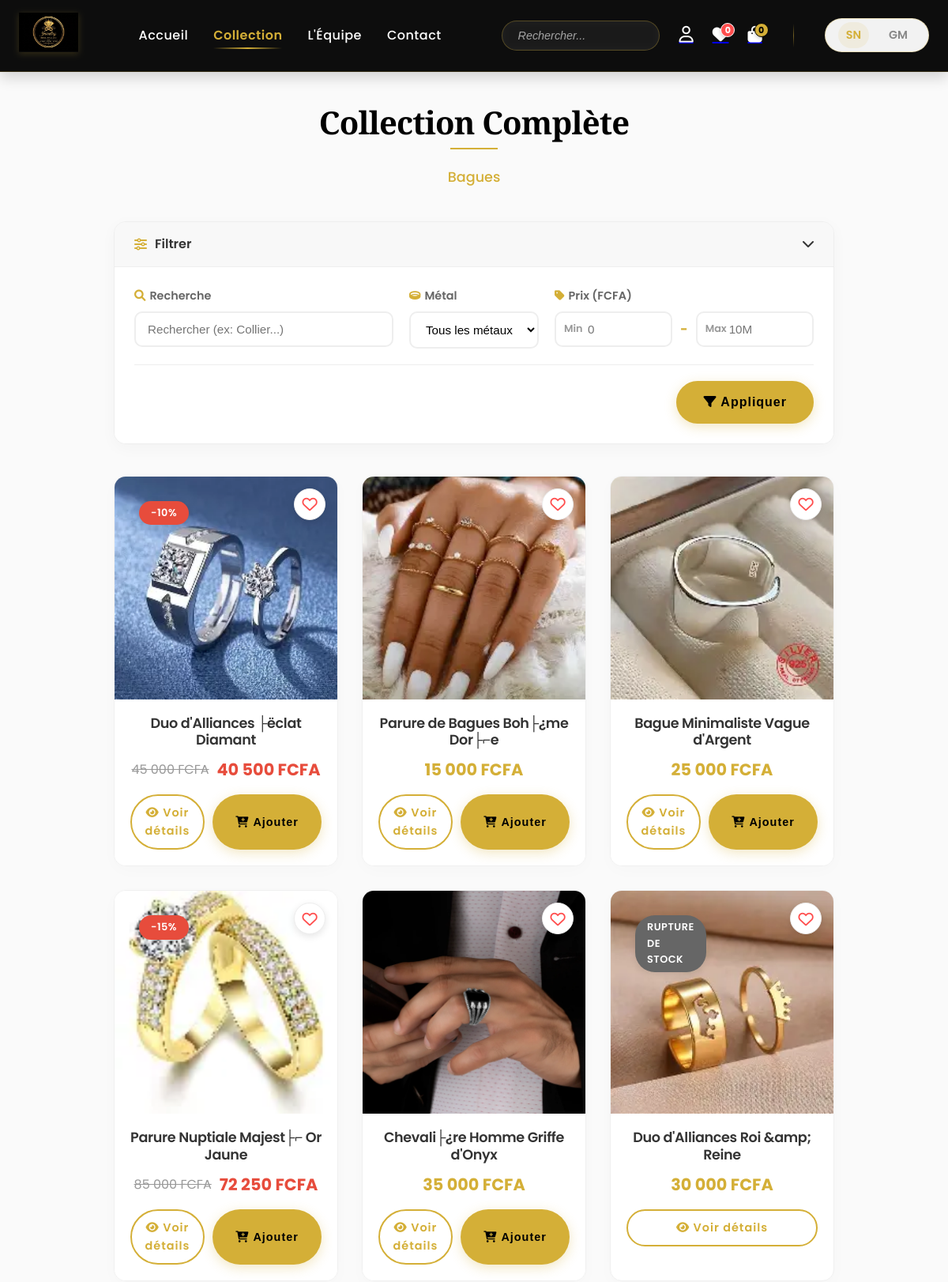
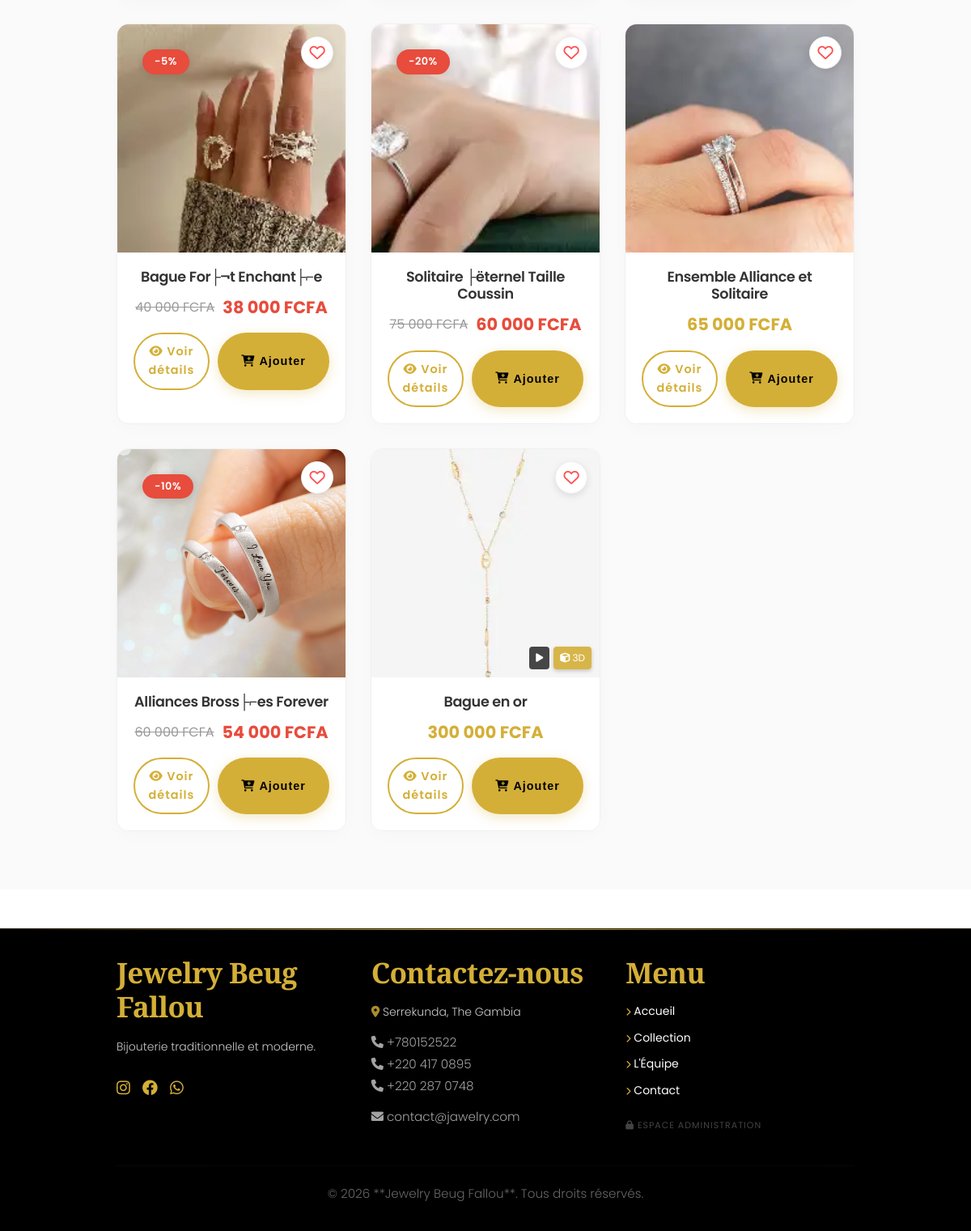
/catalogue.php?cat=1, run on the app's committed database (2 pictures, top to bottom).
### tables this page shows
CREATE TABLE `parametres` (
  `id` int(11) NOT NULL DEFAULT 1,
  `nom_boutique` varchar(100) NOT NULL,
  `telephone_whatsapp` varchar(20) NOT NULL,
  `email_contact` varchar(150) DEFAULT NULL,
  `adresse_boutique` text DEFAULT NULL,
  `logo_filename` varchar(255) DEFAULT 'logo.png',
  PRIMARY KEY (`id`)
);

CREATE TABLE `categories` (
  `id` int(11) NOT NULL AUTO_INCREMENT,
  `nom` varchar(100) NOT NULL,
  `description` text DEFAULT NULL,
  `video` varchar(255) DEFAULT NULL,
  `deleted` tinyint(1) NOT NULL DEFAULT 0,
  PRIMARY KEY (`id`)
);

CREATE TABLE `produits` (
  `id` int(11) NOT NULL AUTO_INCREMENT,
  `nom` varchar(150) NOT NULL,
  `description` text DEFAULT NULL,
  `prix` decimal(10,2) NOT NULL,
  `prix_achat` int(11) NOT NULL DEFAULT 0,
  `image` varchar(255) DEFAULT NULL,
  `video` varchar(255) DEFAULT NULL,
  `modele_3d` varchar(255) DEFAULT NULL,
  `id_categorie` int(11) DEFAULT NULL,
  `stock` int(11) DEFAULT 10,
  `created_at` timestamp NOT NULL DEFAULT current_timestamp(),
  `metal` varchar(50) DEFAULT 'Or',
  `reduction` int(11) DEFAULT 0,
  `deleted` tinyint(1) NOT NULL DEFAULT 0,
  PRIMARY KEY (`id`),
  KEY `fk_categorie` (`id_categorie`),
  CONSTRAINT `fk_categorie` FOREIGN KEY (`id_categorie`) REFERENCES `categories` (`id`) ON DELETE SET NULL,
  CONSTRAINT `produits_ibfk_1` FOREIGN KEY (`id_categorie`) REFERENCES `categories` (`id`)
);

### catalogue.php (the view, shortened to what the rows shown need)
<?php
require_once 'config/db.php';
require_once 'includes/fonctions.php';
$parPage = 12;
$pageCourante = isset($_GET['p']) ? (int)$_GET['p'] : 1;
$offset = ($pageCourante - 1) * $parPage;
$cat_id = isset($_GET['cat']) ? (int)$_GET['cat'] : 0;
$stmtCat = $pdo->query("SELECT * FROM categories WHERE deleted = 0 ORDER BY nom ASC");
$categories = $stmtCat->fetchAll(PDO::FETCH_ASSOC);
$sqlConditions = " AND deleted = 0";
$params = [];
if ($cat_id > 0) {
    $sqlConditions .= " AND id_categorie = ?";
    $params[] = $cat_id;
}
$sql = "SELECT *, reduction FROM produits WHERE 1=1" . $sqlConditions . " ORDER BY created_at DESC LIMIT $parPage OFFSET $offset";
$stmt = $pdo->prepare($sql);
$stmt->execute($params);
$produits = $stmt->fetchAll(PDO::FETCH_ASSOC);
$session_id = session_id();
$wishlist_stmt = $pdo->prepare("SELECT produit_id FROM wishlist WHERE session_id = ?");
$wishlist_stmt->execute([$session_id]);
$wishlist_ids = $wishlist_stmt->fetchAll(PDO::FETCH_COLUMN);
include 'includes/header.php';
?>
<main class="catalogue-page">
    <div class="container">
        <div class="catalogue-header">
            <h1 class="catalogue-title"><?= $lang['cat_title'] ?? 'Collection Complète' ?></h1>
            <?php if($cat_id > 0):
                $cat_nom = '';
                foreach($categories as $c) {
                    if($c['id'] == $cat_id) $cat_nom = $c['nom'];
                }
            ?>
                <p class="catalogue-subtitle"><?= htmlspecialchars($cat_nom) ?></p>
            <?php endif; ?>
        </div>
        <div class="products-section">
            <?php if(count($produits) > 0): ?>
                <div class="product-grid">
                    <?php foreach($produits as $p):
                        $in_wishlist = in_array($p['id'], $wishlist_ids);
                        $reduction = (int)($p['reduction'] ?? 0);
                        $aUneReduc = ($reduction > 0);
                        $prixFinal = $aUneReduc ? ($p['prix'] * (1 - ($reduction / 100))) : $p['prix'];
                    ?>
                    <div class="product-card" data-product-id="<?= $p['id'] ?>">
                        <div class="product-badges">
                            <?php if($aUneReduc): ?>
                                <span class="badge badge-promo">-<?= $reduction ?>%</span>
                            <?php endif; ?>
                            <?php if($p['stock'] < 1): ?>
                                <span class="badge badge-soldout"><?= $lang['prod_stock_low'] ?? 'Rupture' ?></span>
                            <?php endif; ?>
                        </div>
                        <button class="wishlist-btn <?= $in_wishlist ? 'active' : '' ?>" onclick="toggleWishlist(<?= $p['id'] ?>, this)" aria-label="Ajouter aux favoris">
                            <i class="<?= $in_wishlist ? 'fas' : 'far' ?> fa-heart"></i>
                        </button>
                        <a href="produit.php?id=<?= $p['id'] ?>" class="product-link">
                            <div class="product-image-wrapper">
                                <img src="assets/img/produits/<?= htmlspecialchars($p['image']) ?>" alt="<?= htmlspecialchars($p['nom']) ?>" class="product-image" loading="lazy">
                                <?php if(!empty($p['modele_3d']) || !empty($p['video'])): ?>
                                    <div style="position: absolute; bottom: 10px; right: 10px; display: flex; gap: 5px; z-index: 5;">
                                        <?php if(!empty($p['video'])): ?>
                                            <span style="background: rgba(26,26,26,0.8); color: white; padding: 4px 8px; border-radius: 4px; font-size: 0.75rem; backdrop-filter: blur(2px);" title="Vidéo disponible">
                                                <i class="fas fa-play"></i>
                                            </span>
                                        <?php endif; ?>
                                        <?php if(!empty($p['modele_3d'])): ?>
                                            <span style="background: rgba(212,175,55,0.9); color: white; padding: 4px 8px; border-radius: 4px; font-size: 0.75rem; backdrop-filter: blur(2px); box-shadow: 0 2px 5px rgba(0,0,0,0.2);" title="Vue 3D 360°">
                                                <i class="fas fa-cube"></i> 3D
                                            </span>
                                        <?php endif; ?>
                                    </div>
                                <?php endif; ?>
                            </div>
                        </a>
                        <div class="product-details">
                            <h3 class="product-title"><?= htmlspecialchars($p['nom']) ?></h3>
                            <div class="product-price-wrapper">
                                <?php if($aUneReduc): ?>
                                    <span class="old-price"><?= formaterPrix($p['prix']) ?></span>
                                    <span class="new-price"><?= formaterPrix($prixFinal) ?></span>
                                <?php else: ?>
                                    <span class="regular-price"><?= formaterPrix($p['prix']) ?></span>
                                <?php endif; ?>
                            </div>
                            <div style="display: flex; gap: 10px; margin-top: 10px;">
                                <a href="produit.php?id=<?= $p['id'] ?>" class="btn btn-gold-outline btn-small" style="flex: 1; padding: 10px 0; text-align: center;">
                                    <i class="fas fa-eye"></i> <?= $lang['cat_details'] ?? 'Détails' ?>
                                </a>
                                <?php if($p['stock'] > 0): ?>
                                    <button onclick="ajouterPanierAJAX(<?= $p['id'] ?>, event)" class="btn btn-gold btn-small" style="flex: 1; border: none; cursor: pointer; display: flex; align-items: center; justify-content: center; gap: 5px;">
                                        <i class="fas fa-cart-plus"></i> <?= $lang['btn_add'] ?? 'Ajouter' ?>
                                    </button>
                                <?php endif; ?>
                            </div>
                            </div>
                    </div>
                    <?php endforeach; ?>
                </div>
            <?php endif; ?>
        </div>
    </div>
</main>
<?php include 'includes/footer.php'; ?>

### includes/header.php (shortened to what the rows shown need)
<?php
require_once 'config/db.php';
?>
<!DOCTYPE html>
<html lang="<?= $_SESSION['lang'] ?>">
<head>
    <link rel="stylesheet" href="assets/css/style.css">
    <link rel="stylesheet" href="https://cdnjs.cloudflare.com/ajax/libs/font-awesome/6.0.0/css/all.min.css">
</head>
<body>
    <header class="site-header">
        <div class="header-container">
            <div class="logo">
                <a href="index.php" aria-label="Accueil <?= htmlspecialchars($config_site['nom_boutique']) ?>">
                <img src="assets/img/<?= htmlspecialchars($config_site['logo_filename'] ?? 'logo.png') ?>" alt="<?= htmlspecialchars($config_site['nom_boutique']) ?>" width="auto" height="50">                </a>
            </div>
        </div>
    </header>

### includes/footer.php (shortened to what the rows shown need)
<footer class="site-footer">
    <div class="container">
        <div class="grid grid-3" style="text-align: left; gap: var(--spacing-xl);">
            <div class="footer-about">
                <h3 style="color: var(--gold); margin-bottom: var(--spacing-md);"><?= htmlspecialchars($config_site['nom_boutique'] ?? 'Jewelry Beug Fallou') ?></h3>
                <p style="font-size: 14px; opacity: 0.8;">
                    <?= $lang['footer_text'] ?>
                </p>
                <div class="social-links mt-3" style="font-size: 1.2rem; display: flex; gap: 15px;">
                    <a href="#" style="color: var(--gold);"><i class="fab fa-instagram"></i></a>
                    <a href="#" style="color: var(--gold);"><i class="fab fa-facebook"></i></a>
                    <a href="https://wa.me/<?= preg_replace('/[^0-9]/', '', $config_site['telephone_whatsapp'] ?? '2202657822') ?>" style="color: var(--gold);"><i class="fab fa-whatsapp"></i></a>
                </div>
            </div>
            <div class="footer-contact">
                <h3 style="color: var(--gold); margin-bottom: var(--spacing-md);">
                    <?= $lang['contact_title'] ?>
                </h3>
                <p style="font-size: 14px; margin-bottom: 10px;">
                    <i class="fas fa-map-marker-alt" style="color: var(--gold);"></i>
                    <?= htmlspecialchars($config_site['adresse_boutique'] ?? ($lang['service_location'] . ', Gambia')) ?>
                </p>
                <div style="font-size: 14px; opacity: 0.8;">
                    <p><i class="fas fa-phone"></i> +<?= htmlspecialchars($config_site['telephone_whatsapp'] ?? '220 265 7822') ?></p>
                    <p><i class="fas fa-phone"></i> +220 417 0895</p>
                    <p><i class="fas fa-phone"></i> +220 287 0748</p>
                    <?php if(!empty($config_site['email_contact'])): ?>
                    <p style="margin-top: 10px;"><i class="fas fa-envelope"></i> <a href="mailto:<?= htmlspecialchars($config_site['email_contact']) ?>" style="color: white; text-decoration: none;"><?= htmlspecialchars($config_site['email_contact']) ?></a></p>
                    <?php endif; ?>
                </div>
            </div>
        </div>
        <div style="text-align: center; margin-top: 40px; padding-top: 20px; border-top: 1px solid rgba(255,255,255,0.05); font-size: 12px; opacity: 0.5;">
            <p>&copy; <?= date('Y') ?> **<?= htmlspecialchars($config_site['nom_boutique'] ?? 'Jewelry Beug Fallou') ?>**. <?= ($_SESSION['lang'] == 'en' ? 'All rights reserved.' : 'Tous droits réservés.') ?></p>
        </div>
    </div>
</footer>
</body>
</html>

### data on the page
parametres: logo_filename (picture), nom_boutique "Jewelry Beug Fallou", adresse_boutique "Serrekunda, The Gambia", telephone_whatsapp "780152522", email_contact "contact@jawelry.com"
categories: nom "Bagues"
produits: reduction "10", image (picture), nom "Duo d'Alliances ├ëclat Diamant", prix "45 000 FCFA", formaterPrix($prixFinal) "40 500 FCFA"
produits: image (picture), nom "Parure de Bagues Boh├¿me Dor├⌐e", prix "15 000 FCFA"
produits: image (picture), nom "Bague Minimaliste Vague d'Argent", prix "25 000 FCFA"
produits: reduction "15", image (picture), nom "Parure Nuptiale Majest├⌐ Or Jaune", prix "85 000 FCFA", formaterPrix($prixFinal) "72 250 FCFA"
produits: image (picture), nom "Chevali├¿re Homme Griffe d'Onyx", prix "35 000 FCFA"
produits: image (picture), nom "Duo d'Alliances Roi &amp; Reine", prix "30 000 FCFA"
produits: reduction "5", image (picture), nom "Bague For├¬t Enchant├⌐e", prix "40 000 FCFA", formaterPrix($prixFinal) "38 000 FCFA"
produits: reduction "20", image (picture), nom "Solitaire ├ëternel Taille Coussin", prix "75 000 FCFA", formaterPrix($prixFinal) "60 000 FCFA"
produits: image (picture), nom "Ensemble Alliance et Solitaire", prix "65 000 FCFA"
produits: reduction "10", image (picture), nom "Alliances Bross├⌐es Forever", prix "60 000 FCFA", formaterPrix($prixFinal) "54 000 FCFA"
produits: image (picture), shows "3D", nom "Bague en or", prix "300 000 FCFA"

### other printed values
$lang['menu_home'] "Accueil"
$lang['menu_collection'] "Collection"
$lang['menu_team'] "L'Équipe"
$lang['menu_contact'] "Contact"
$wishCount "0"
$lang['cat_title'] "Collection Complète"
$lang['cat_filter_btn'] "Filtrer"
$lang['cat_price_min'] "Min"
$lang['cat_price_max'] "Max"
$lang['footer_text'] "Bijouterie traditionnelle et moderne."
$lang['contact_title'] "Contactez-nous"
